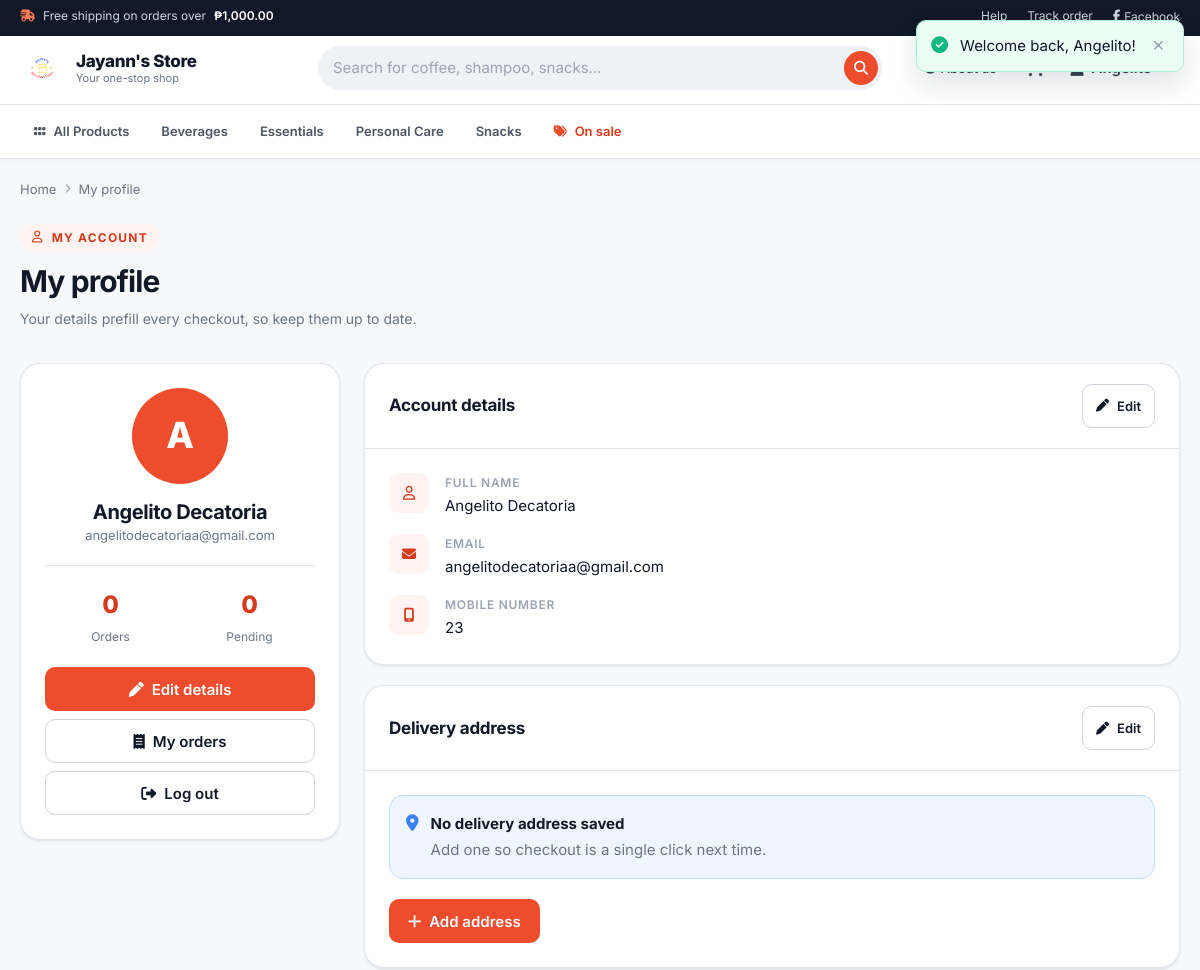
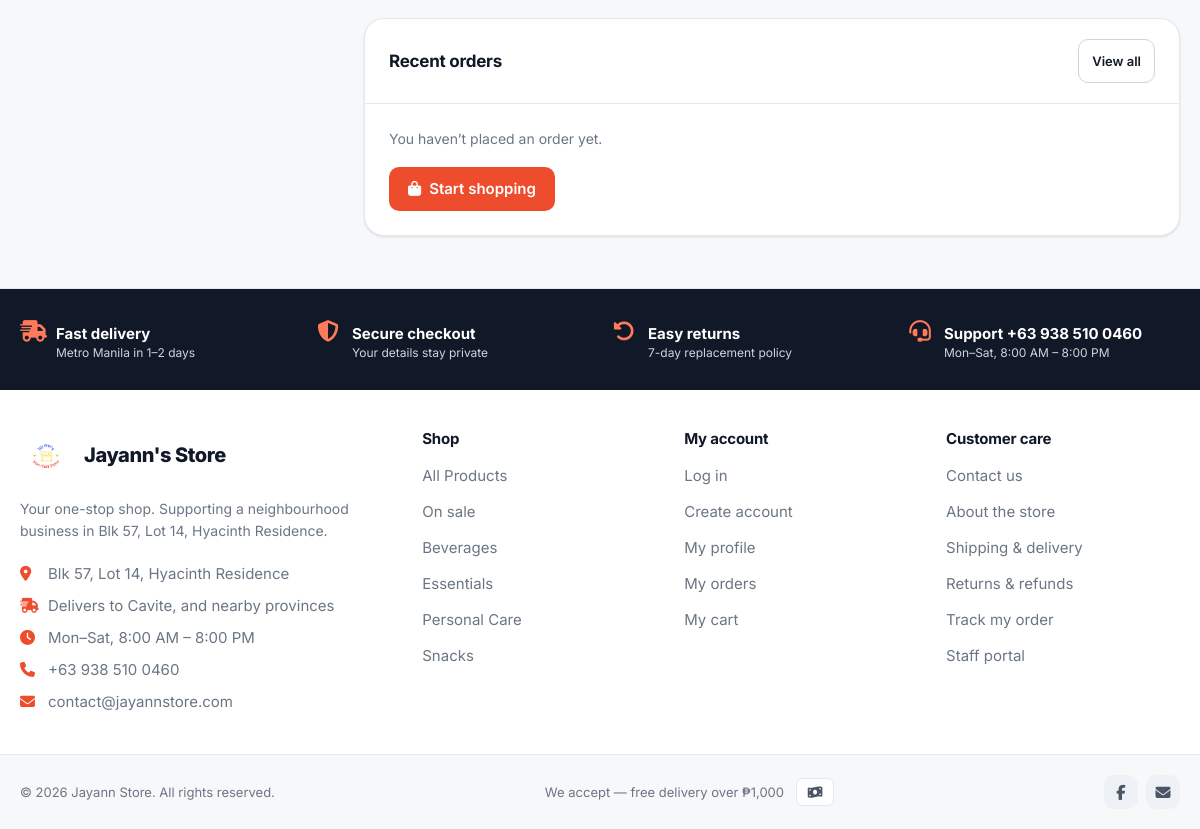
/public/profile.php (signed in), run on the app's committed database (2 pictures, top to bottom).
### tables this page shows
CREATE TABLE `users` (
  `id` int(100) NOT NULL AUTO_INCREMENT,
  `name` varchar(30) NOT NULL,
  `email` varchar(120) NOT NULL DEFAULT '',
  `number` varchar(20) NOT NULL DEFAULT '',
  `password` varchar(255) NOT NULL DEFAULT '',
  `address` varchar(500) NOT NULL DEFAULT '',
  PRIMARY KEY (`id`),
  UNIQUE KEY `uq_users_email` (`email`)
);

### app/bootstrap.php (called while the page is built, shortened)
<?php
require_once __DIR__ . '/helpers.php';
require_once __DIR__ . '/inventory.php';
class Db
{
    private PDO $pdo;
    public function __construct(PDO $pdo)
    {
        $this->pdo = $pdo;
    }
    public function run(string $sql, array $params = []): PDOStatement
    {
        $stmt = $this->pdo->prepare($sql);
        $stmt->execute($params);
        return $stmt;
    }
    public function all(string $sql, array $params = []): array
    {
        return $this->run($sql, $params)->fetchAll();
    }
    public function one(string $sql, array $params = []): ?array
    {
        $row = $this->run($sql, $params)->fetch();
        return $row === false ? null : $row;
    }
}
$db = new Db($conn);

### public/profile.php (the view, shortened to what this page needs)
<?php declare(strict_types=1);
include '../app/bootstrap.php';
$user   = current_user();
$userId = current_user_id();
$stats = $db->one(
    'SELECT COUNT(*)                                   AS orders,
            COALESCE(SUM(total_price), 0)              AS spent,
            COALESCE(SUM(payment_status = "pending"),0) AS pending
     FROM orders WHERE user_id = ?',
    [$userId]
) ?: ['orders' => 0, 'spent' => 0, 'pending' => 0];
$recentOrders = $db->all(
    'SELECT * FROM orders WHERE user_id = ? ORDER BY id DESC LIMIT 3',
    [$userId]
);
require '../app/views/layout/head.php';
?>
<div class="container">
    <nav class="crumbs" aria-label="Breadcrumb">
        <a href="home.php">Home</a>
        <i class="fa-solid fa-chevron-right" aria-hidden="true"></i>
        <span>My profile</span>
    </nav>
</div>
<section class="section section--flush-top">
    <div class="container">
        <div class="sechead">
            <span class="eyebrow"><i class="fa-regular fa-user" aria-hidden="true"></i> My account</span>
            <h1 class="sechead__title">My profile</h1>
            <p class="sechead__sub">Your details prefill every checkout, so keep them up to date.</p>
        </div>
        <div class="profile">
            <aside class="panel profile__card">
                <span class="profile__avatar" aria-hidden="true">
                    <?= e(strtoupper(mb_substr($user['name'], 0, 1))) ?>
                </span>
                <h2 class="profile__name"><?= e($user['name']) ?></h2>
                <p class="profile__email"><?= e($user['email']) ?></p>
                <div class="profile__stats">
                    <div class="profile__stat">
                        <b><?= (int) $stats['orders'] ?></b>
                        <span><?= (int) $stats['orders'] === 1 ? 'Order' : 'Orders' ?></span>
                    </div>
                    <div class="profile__stat">
                        <b><?= (int) $stats['pending'] ?></b>
                        <span>Pending</span>
                    </div>
                </div>
                <div class="profile__actions">
                    <a class="btn btn--block" href="update_profile.php">
                        <i class="fa-solid fa-pen" aria-hidden="true"></i> Edit details
                    </a>
                    <a class="btn btn--ghost btn--block" href="orders.php">
                        <i class="fa-solid fa-receipt" aria-hidden="true"></i> My orders
                    </a>
                    <a class="btn btn--ghost btn--block"
                       href="logout.php"
                       onclick="return confirm('Log out of Jayann\'s Store?');">
                        <i class="fa-solid fa-right-from-bracket" aria-hidden="true"></i> Log out
                    </a>
                </div>
            </aside>
            <div class="profile__main">
                <div class="panel">
                    <div class="panel__head">
                        <h2 class="panel__title">Account details</h2>
                        <a class="btn btn--ghost btn--sm" href="update_profile.php">
                            <i class="fa-solid fa-pen" aria-hidden="true"></i> Edit
                        </a>
                    </div>
                    <div class="panel__body">
                        <div class="info-list">
                            <div class="info-row">
                                <span class="info-row__icon"><i class="fa-regular fa-user" aria-hidden="true"></i></span>
                                <div class="info-row__body">
                                    <span class="info-row__label">Full name</span>
                                    <span class="info-row__value"><?= e($user['name']) ?></span>
                                </div>
                            </div>
                            <div class="info-row">
                                <span class="info-row__icon"><i class="fa-solid fa-envelope" aria-hidden="true"></i></span>
                                <div class="info-row__body">
                                    <span class="info-row__label">Email</span>
                                    <span class="info-row__value"><?= e($user['email']) ?></span>
                                </div>
                            </div>
                            <div class="info-row">
                                <span class="info-row__icon"><i class="fa-solid fa-mobile-screen" aria-hidden="true"></i></span>
                                <div class="info-row__body">
                                    <span class="info-row__label">Mobile number</span>
                                    <?php if (trim((string) $user['number']) !== ''): ?>
                                        <span class="info-row__value"><?= e($user['number']) ?></span>
                                    <?php else: ?>
                                        <span class="info-row__value is-empty">Not set yet</span>
                                    <?php endif; ?>
                                </div>
                            </div>
                        </div>
                    </div>
                </div>
                <div class="panel">
                    <div class="panel__head">
                        <h2 class="panel__title">Delivery address</h2>
                        <a class="btn btn--ghost btn--sm" href="update_address.php">
                            <i class="fa-solid fa-pen" aria-hidden="true"></i> Edit
                        </a>
                    </div>
                    <div class="panel__body">
                        <?php if (trim((string) $user['address']) !== ''): ?>
                            <p class="address"><?= nl2br(e($user['address'])) ?></p>
                        <?php else: ?>
                            <div class="notice notice--info">
                                <i class="fa-solid fa-location-dot" aria-hidden="true"></i>
                                <div>
                                    <strong>No delivery address saved</strong>
                                    <p>Add one so checkout is a single click next time.</p>
                                </div>
                            </div>
                            <a class="btn" href="update_address.php">
                                <i class="fa-solid fa-plus" aria-hidden="true"></i> Add address
                            </a>
                        <?php endif; ?>
                    </div>
                </div>
                <div class="panel">
                    <div class="panel__head">
                        <h2 class="panel__title">Recent orders</h2>
                        <a class="btn btn--ghost btn--sm" href="orders.php">View all</a>
                    </div>
                    <?php if (!$recentOrders): ?>
                        <div class="panel__body">
                            <p class="muted">You haven&rsquo;t placed an order yet.</p>
                            <a class="btn" href="products.php">
                                <i class="fa-solid fa-bag-shopping" aria-hidden="true"></i> Start shopping
                            </a>
                        </div>
                    <?php endif; ?>
                </div>
            </div>
        </div>
    </div>
</section>
<?php require '../app/views/layout/footer.php'; ?>

### assets/css/base/tokens.css (style rules this page uses)
:root { --brand-50: #fff4f1; --brand-100: #ffe4dc; --brand-200: #ffc9b8; --brand-300: #ffa389; --brand-400: #ff7a58; --brand-500: #ee4d2d; --brand-600: #d63a1c; --brand-700: #b02d14; --accent-400: #ffb020; --accent-500: #f59e0b; --success-50: #ecfdf5; --success-100: #d1fae5; --success-200: #a7f3d0; --success-500: #10b981; --success-700: #047857; --warn-50: #fffbeb; --warn-500: #f59e0b; --danger-50: #fef2f2; --danger-500: #ef4444; --danger-600: #dc2626; --info-50: #eff6ff; --info-100: #dbeafe; --info-200: #bfdbfe; --info-500: #3b82f6; --info-700: #1d4ed8; --amber-100: #fef3c7; --amber-200: #fde68a; --amber-700: #b45309; --violet-100: #ede9fe; --violet-200: #ddd6fe; --violet-700: #6d28d9; --gray-0: #ffffff; --gray-25: #fcfcfd; --gray-50: #f7f8fa; --gray-100:#eef1f5; --gray-200:#e3e8ef; --gray-300:#cdd5df; --gray-400:#9aa5b4; --gray-500:#6b7684; --gray-600:#4b5563; --gray-700:#374151; --gray-800:#1f2937; --gray-900:#111827; --bg: var(--gray-50); --surface: var(--gray-0); --surface-alt: var(--gray-25); --border: var(--gray-200); --border-strong: var(--gray-300); --text: var(--gray-900); --text-muted: var(--gray-500); --text-soft: var(--gray-400); --font: 'Inter', -apple-system, BlinkMacSystemFont, 'Segoe UI', Roboto, 'Helvetica Neue', Arial, sans-serif; --font-mono: ui-monospace, SFMono-Regular, 'SF Mono', Menlo, monospace; --fs-xs: .75rem; --fs-sm: .8125rem; --fs-base: .875rem; --fs-md: .9375rem; --fs-lg: 1.0625rem; --fs-xl: 1.25rem; --fs-2xl: 1.5rem; --fs-3xl: 1.875rem; --fs-4xl: 2.25rem; --fs-5xl: 2.75rem; --sp-1: .25rem; --sp-2: .5rem; --sp-3: .75rem; --sp-4: 1rem; --sp-5: 1.25rem; --sp-6: 1.5rem; --sp-7: 1.75rem; --sp-8: 2rem; --sp-9: 2.25rem; --sp-10: 2.5rem; --sp-12: 3rem; --sp-16: 4rem; --sp-20: 5rem; --r-xs: 4px; --r-sm: 6px; --r-md: 10px; --r-lg: 14px; --r-xl: 20px; --r-2xl: 28px; --r-full: 999px; --sh-xs: 0 1px 2px rgba(16, 24, 40, .05); --sh-sm: 0 1px 3px rgba(16, 24, 40, .08), 0 1px 2px rgba(16, 24, 40, .04); --sh-md: 0 4px 12px rgba(16, 24, 40, .08); --sh-lg: 0 12px 28px rgba(16, 24, 40, .12); --sh-xl: 0 24px 56px rgba(16, 24, 40, .16); --sh-brand: 0 6px 18px rgba(238, 77, 45, .28); --container: 1240px; --header-h: 68px; --transition: 180ms cubic-bezier(.4, 0, .2, 1); }
*, *::before, *::after { box-sizing: border-box; }
* { margin: 0; }
html { -webkit-text-size-adjust: 100%; scroll-behavior: smooth; scroll-padding-top: calc(var(--header-h) + 76px); }
body { font-family: var(--font); font-size: var(--fs-base); line-height: 1.6; color: var(--text); background: var(--bg); -webkit-font-smoothing: antialiased; -moz-osx-font-smoothing: grayscale; min-height: 100vh; display: flex; flex-direction: column; overflow-x: hidden; }
a { color: inherit; text-decoration: none; }
h1, h2, h3, h4 { line-height: 1.25; font-weight: 700; letter-spacing: -.015em; }
html { overflow-x: clip; }

### assets/css/base/layout.css (style rules this page uses)
.container { width: 100%; max-width: var(--container); margin-inline: auto; padding-inline: var(--sp-5); padding-bottom: 4px; }
.section { padding-block: var(--sp-12); }
.section--flush-top { padding-top: 0; }
.sechead { margin-bottom: var(--sp-8); }
.sechead__title { font-size: var(--fs-3xl); letter-spacing: -.03em; }
.sechead__sub { color: var(--text-muted); margin-top: var(--sp-2); max-width: 60ch; }
.eyebrow { display: inline-flex; align-items: center; gap: var(--sp-2); font-size: var(--fs-xs); font-weight: 700; letter-spacing: .1em; text-transform: uppercase; color: var(--brand-600); background: var(--brand-50); padding: var(--sp-1) var(--sp-3); border-radius: var(--r-full); margin-bottom: var(--sp-3); }
.crumbs { display: flex; align-items: center; gap: var(--sp-2); flex-wrap: wrap; font-size: var(--fs-sm); color: var(--text-muted); padding-block: var(--sp-5); }
.crumbs i { font-size: .6rem; color: var(--text-soft); }
.container > *, .section > .container > *, .pgrid > *, .cats__grid > * { min-width: 0; }

### assets/css/base/feedback.css (style rules this page uses)
.panel { background: var(--surface); border: 1px solid var(--border); border-radius: var(--r-xl); box-shadow: var(--sh-sm); }
.panel__head { padding: var(--sp-5) var(--sp-6); border-bottom: 1px solid var(--border); display: flex; align-items: center; justify-content: space-between; gap: var(--sp-4); flex-wrap: wrap; }
.panel__title { font-size: var(--fs-lg); font-weight: 700; }
.panel__body { padding: var(--sp-6); }

### assets/css/components/cards.css (style rules this page uses)
.pcard__name, .citem__name, .cats__tile strong, .sechead__title, .sheet__cell dd, .orderitem__name, .summ__line span, .sr-only { overflow-wrap: anywhere; }

### assets/css/responsive.css (style rules this page uses)
@media (hover: none) { .btn { min-height: 2.75rem; } }

### data on the page
users: name "A", name "Angelito Decatoria", email "angelitodecatoriaa@gmail.com", number "23"

### other printed values
$flash['message'] "Welcome back, Angelito!"
money($config['order']['free_shipping_over']) "₱1,000.00"
$store['name'] "Jayann's Store"
$store['tagline'] "Your one-stop shop"
$cat "Beverages"
$cat "Essentials"
$cat "Personal Care"
$cat "Snacks"
$stats['orders'] "0"
$stats['pending'] "0"
$store['phone'] "+63 938 510 0460"
$store['hours'] "Mon–Sat, 8:00 AM – 8:00 PM"
$store['address'] "Blk 57, Lot 14, Hyacinth Residence"
$store['service_area'] "Cavite, and nearby provinces"
$store['email'] "contact@jayannstore.com"
